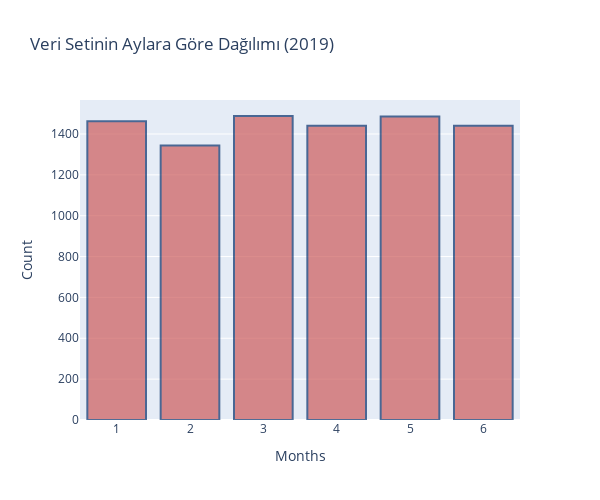

The notebook cell saved with this chart:
### Code cell
fig = go.Figure()

fig.add_trace(go.Bar(
                x=month_df["Month"],
                y=month_df["Count"], 
                marker_color='indianred',
                marker_line_color='rgb(8,48,107)',
                marker_line_width=2, 
                opacity=0.7,
                textposition='outside')
             )

fig.update_layout(
    title_text='Veri Setinin Aylara Göre Dağılımı (2019)',
    height=500, width=600, yaxis_title='Count', xaxis_title='Months')

fig.show()

### Figure 1 — Plotly figure (JSON) as saved in the notebook; plotly's stock layout.template omitted (floating-point values rounded to 4 significant figures)
{"data": [{"marker": {"color": "indianred", "line": {"color": "rgb(8,48,107)", "width": 2}}, "opacity": 0.7, "textposition": "outside", "type": "bar", "x": [1, 2, 3, 4, 5, 6], "y": [1462, 1344, 1488, 1440, 1486, 1440]}], "layout": {"height": 500, "title": {"text": "Veri Setinin Aylara Göre Dağılımı (2019)"}, "width": 600, "xaxis": {"title": {"text": "Months"}}, "yaxis": {"title": {"text": "Count"}}}}
